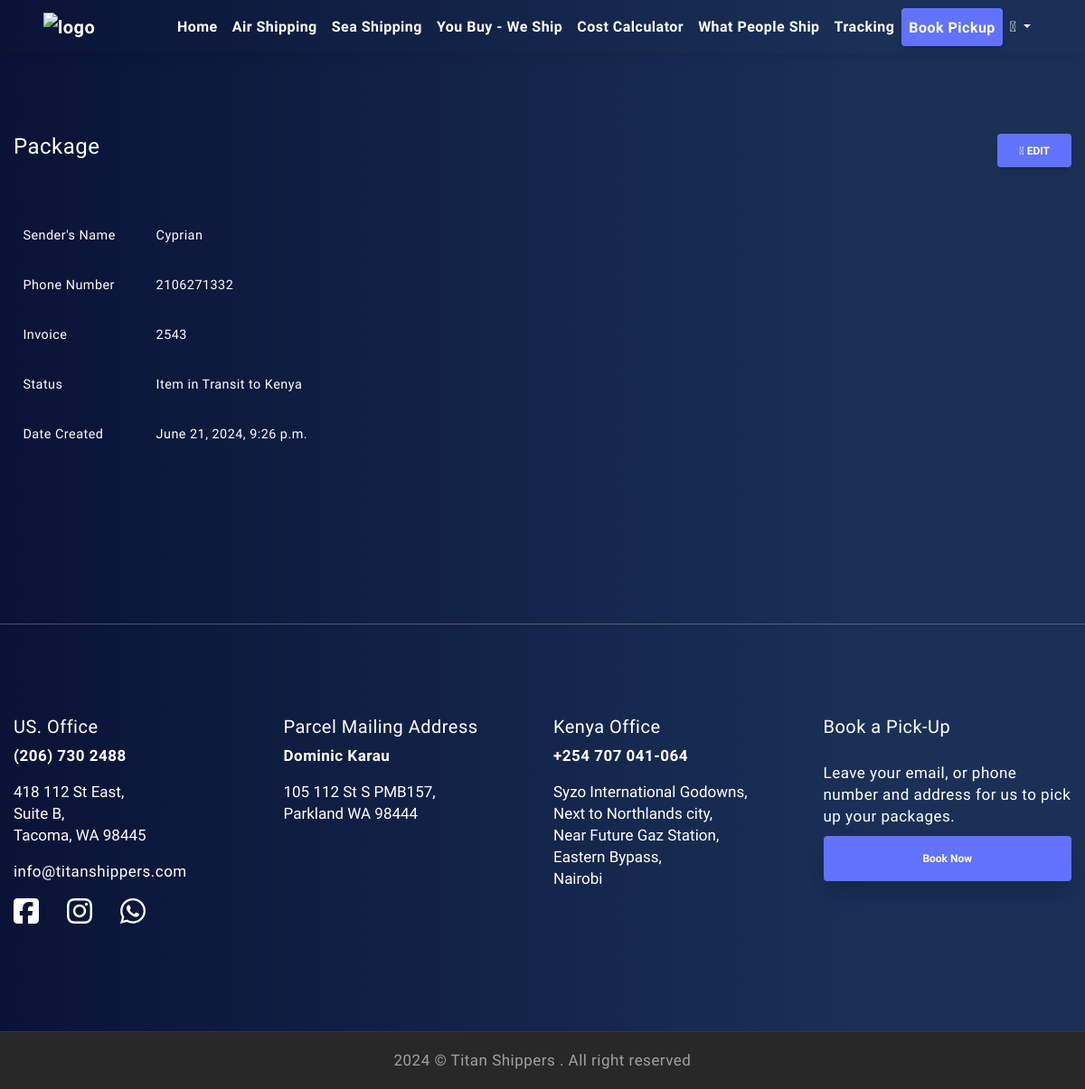
Screenshot of /administration/package/id/5 (signed in) with the database file from the repository.
### titanapp/models.py (models this page shows, shortened)
class Package(models.Model):
    name = models.CharField(max_length=100, null=True, blank=True)
    phonenumber = models.CharField(max_length=100, null=True, blank=True)
    invoice_number = models.CharField(max_length=100, null=True, blank=True)
    status = models.CharField(max_length=100, choices=stati, default="Item in US Warehouse")
    created = models.DateTimeField(default=timezone.now)
    updated = models.DateTimeField(default=timezone.now)

### titanapp/views.py (the view)
# urls.py: path("administration/package/id/<int:id>", views.package, name="package"),
@user_passes_test(lambda u: u.is_superuser)
@login_required(login_url="accounts/login/")
def package(request, id):
    package = Package.objects.get(id=id)
    return render(request, "package.html", locals())

### templates/package.html (shortened to what this page needs)
{% extends 'base.html' %}
{% load static %}
{% load humanize %}
{% block content %}
    <section class="about-section about-page">
        <div class="thm-container">
            <div class="row">
                <div class="col-md-12 content-box">
                    <div class="sec-title mt-5 mb-5 d-flex justify-content-between">
                        <h4>Package</h4>
                        <button class="btn bg-color-scheme fw-bold" data-bs-toggle="modal"
                                data-bs-target="#edit-package"><i class="fal fa-pencil-alt"></i> Edit
                        </button>
                    </div>
                    <div class="row">
                        <table class="table table-borderless w-auto">
                            <tbody>
                            <tr>
                                <th>Sender's Name</th>
                                <td>{{ package.name }}</td>
                            </tr>
                            <tr>
                                <th>Phone Number</th>
                                <td>{{ package.phonenumber }}</td>
                            </tr>
                            <tr>
                                <th>Invoice</th>
                                <td>{{ package.invoice_number }}</td>
                            </tr>
                            <tr>
                                <th>Status</th>
                                <td>{{ package.status }}</td>
                            </tr>
                            <tr>
                                <th>Date Created</th>
                                <td>{{ package.created }}</td>
                            </tr>
                            </tbody>
                        </table>
                    </div>
                </div>
            </div>
        </div>
    </section>
    <hr>
{% endblock %}

### static/css/style.css (style rules this page uses)
.bg-color-scheme { background: #6173FC !important; }
body { font-family: 'Raleway'; color: white; font-size: 17px; line-height: 36px; letter-spacing: .03em; position: relative; }
h1, h2, h3, h4, h5, h6 { font-family: 'Raleway', sans-serif; color: #ffffff; }
button, input[type=submit] { color: #fff; background: #5E68FF; font-size: 16px; line-height: 1em; border: none; outline: none; border-radius: 4px; padding: 14.5px 30px; }
table { border-collapse: collapse; margin: 0 0 1.5em; width: 100%; }
th { padding: 0.4em; text-align: left; }
tr { border-bottom: 1px solid #eee; }
td { padding: 0.4em; }
th:first-child, td:first-child { padding-left: 0; }
th:last-child, td:last-child { padding-right: 0; }
.thm-container { max-width: 1200px; padding: 0 15px; margin-left: auto; margin-right: auto; }
.about-section.about-page { padding-bottom: 100px; padding-top: 100px !important; }
.about-section.about-page .content-box { margin-bottom: 50px; }

### templates/base.html (style rules this page uses)
* { font-family: "Raleway", sans-serif !important; font-optical-sizing: auto; }
body { background: rgb(9, 19, 54); background: linear-gradient(90deg, rgba(9, 19, 54, 1) 0%, rgba(26, 48, 87, 1) 80%); }
* { color: white !important; }

### rows the page displays
Package: name "Cyprian", phonenumber "2106271332", invoice_number "2543", status "Item in Transit to Kenya", created "June 21, 2024, 9:26 p.m."
